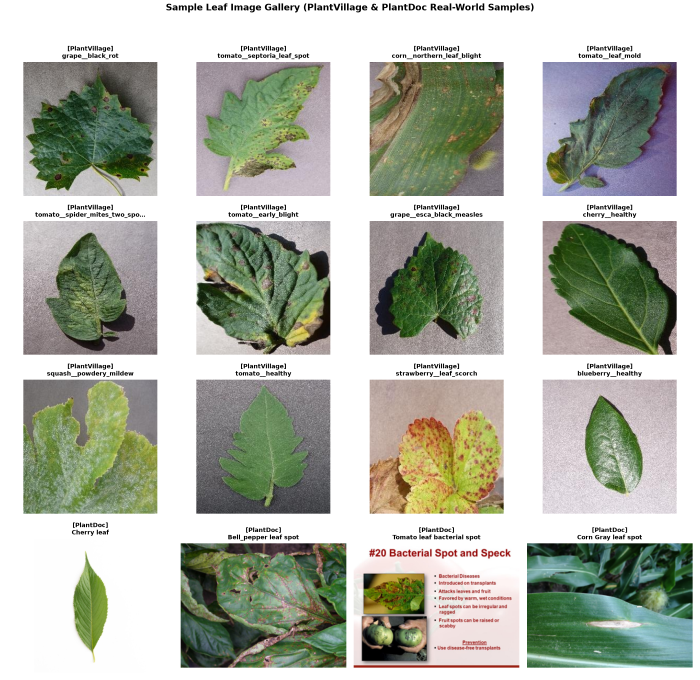
#> input picture ml/reports/charts/sample_gallery.png, 2100 x 2040 px, found by its file name (shown at 1/3 size)
$ python -i detect_duplicates.py   (imports and definitions only)
#> lines starting #> are read from the running program, lines starting #| are printed output that depends on the picture
"""Exact and near-duplicate image detection using SHA-256 + 64-bit pHash & dHash.

Uses multi-band pigeonhole indexing over 64-bit DCT perceptual hashes (pHash)
combined with difference hashes (dHash) and Union-Find clustering so exact and
near-duplicate detection scales cleanly to 50,000+ images without O(N^2) runtime.

Updates `ml/data/metadata/image_manifest.csv` with:
  - file_sha256
  - pixel_sha256
  - phash_hex
  - dhash_hex
  - duplicate_group_id
  - duplicate_role  (unique | primary | exact_duplicate | near_duplicate)

Also updates `cleaning_report.json` and saves `ml/data/metadata/duplicate_report.json`.
Never modifies or deletes raw original images.

Usage:
    python ml/src/detect_duplicates.py
"""

from __future__ import annotations

import argparse
from collections import defaultdict
from concurrent.futures import ThreadPoolExecutor
from datetime import datetime, timezone
import hashlib
import json
from pathlib import Path
import sys
from typing import Any, Dict, List, Tuple

import cv2
import numpy as np
import pandas as pd
from PIL import Image, ImageOps
from tqdm import tqdm

SRC_DIR = Path(__file__).resolve().parent
if str(SRC_DIR) not in sys.path:
    sys.path.insert(0, str(SRC_DIR))

from config_loader import PROJECT_ROOT, load_dataset_config, resolve_path


class UnionFind:
    """Disjoint-set structure for grouping exact and near-duplicate clusters."""

    def __init__(self, n: int) -> None:
        self.parent = list(range(n))
        self.rank = [0] * n

    # [17 lines left out: functions find, union, not called in this run]


def compute_phash_64(gray_img: np.ndarray) -> int:
    """Compute 64-bit DCT perceptual hash (pHash) from a grayscale image."""
    resized = cv2.resize(gray_img, (32, 32), interpolation=cv2.INTER_AREA).astype(np.float32)
    dct_mat = cv2.dct(resized)
    low_freq = dct_mat[:8, :8]
    # Exclude DC component (0, 0) from median to be invariant to uniform brightness shift
    ac_vals = low_freq.flatten()[1:]
    med = float(np.median(ac_vals))
    bits = (low_freq.flatten() > med).astype(np.uint8)
    val = 0
    for bit in bits:
        val = (val << 1) | int(bit)
    return val


def compute_dhash_64(gray_img: np.ndarray) -> int:
    """Compute 64-bit horizontal gradient difference hash (dHash)."""
    resized = cv2.resize(gray_img, (9, 8), interpolation=cv2.INTER_AREA)
    diff = resized[:, 1:] > resized[:, :-1]
    val = 0
    for bit in diff.flatten():
        val = (val << 1) | int(bit)
    return val


def hamming_distance(a: int, b: int) -> int:
    return (a ^ b).bit_count()


def _hash_single_image(rel_path: str) -> Tuple[str, str, int, int]:
    """Compute (file_sha256, pixel_sha256, phash_64, dhash_64) for one valid image."""
#> called with rel_path = '../reports/charts/sample_gallery.png'
    full_path = PROJECT_ROOT / rel_path
    raw_bytes = full_path.read_bytes()
    file_sha = hashlib.sha256(raw_bytes).hexdigest()

    with Image.open(full_path) as img:
#> img is the input picture: PIL image 2100x2040 RGBA; mean R, G, B, A 177.6, 181.5, 169.4, 255
        rgb = ImageOps.exif_transpose(img).convert("RGB")
        np_rgb = np.array(rgb)

    pixel_sha = hashlib.sha256(np_rgb.tobytes()).hexdigest()
    gray = cv2.cvtColor(np_rgb, cv2.COLOR_RGB2GRAY)
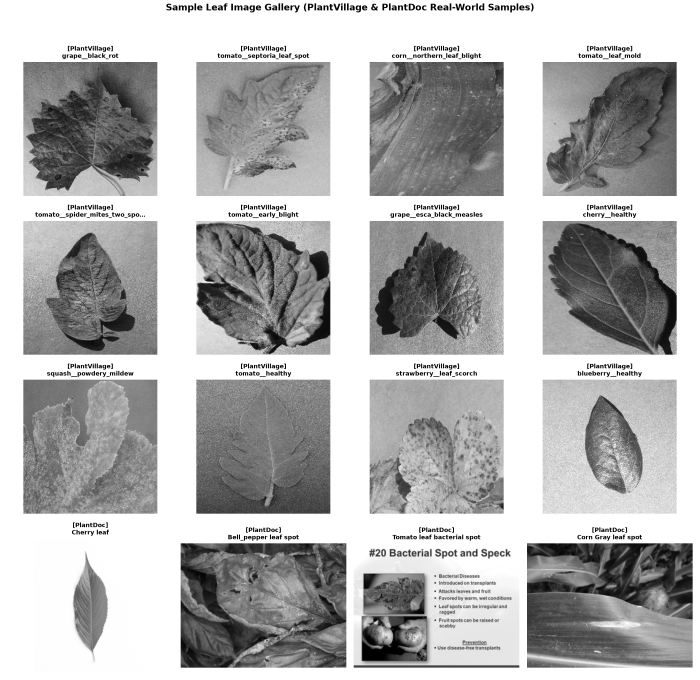
#> gray: shape (2040, 2100) (shown at 1/3 size); min 0, max 255, mean 179
    ph = compute_phash_64(gray)
#> in compute_phash_64, `resized = cv2.resize(gray_img, (32, 32), interpolation=cv2.INTER_AREA)..`:
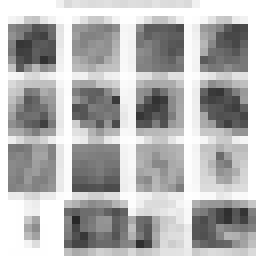
#> resized: shape (32, 32) float32 (shown 8 times larger); min 39, max 255, mean 179
#> in compute_phash_64, `dct_mat = cv2.dct(resized)`:
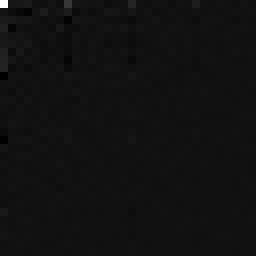
#> dct_mat: shape (32, 32) float32 (shown 8 times larger); min -422.2, max 5727.5, mean 7.7; drawn with min black and max white
#> in compute_phash_64, `ac_vals = low_freq.flatten()[1:]`: ac_vals = 63 values, max 417.5 at index 55, min -348.1 at index 10, mean 32.91
#> in compute_phash_64, `med = float(np.median(ac_vals))`: med = 11.5
#> in compute_phash_64, `bits = (low_freq.flatten() > med).astype(np.uint8)`: bits = 64 values, max 1 at index 0, min 0 at index 4, mean 0.5
#> the loop in compute_phash_64, `for bit in bits:` made 64 passes
#> (bit, val) on passes 3 to 14: (1, 7), (1, 15), (0, 30), (0, 60), (1, 121), (0, 242), (1, 485), (0, 970), (0, 1940), (0, 3880), (1, 7761), (1, 15523)
#> val on passes 1 to 2: 1, 3
#> after the loop in compute_phash_64, `for bit in bits:`: val = 17477898965905090770
#> ph = 17477898965905090770
    dh = compute_dhash_64(gray)
#> the loop in compute_dhash_64, `for bit in diff.flatten():` made 64 passes
#> (bit, val) on passes 3 to 14: (False, 2), (True, 5), (False, 10), (True, 21), (False, 42), (True, 85), (False, 170), (True, 341), (False, 682), (True, 1365), (False, 2730), (True, 5461)
#> val on passes 1 to 2: 0, 1
#> after the loop in compute_dhash_64, `for bit in diff.flatten():`: val = 6148914691236502813
#> dh = 6148914691236502813
    return file_sha, pixel_sha, ph, dh


# [300 lines left out: functions _split_bands_64, run_duplicate_detection, main, not called in this run]


# [2 lines not run here, left out]

>>> result = _hash_single_image('../reports/charts/sample_gallery.png')

$ run again, on ml/reports/charts/split_distribution.png
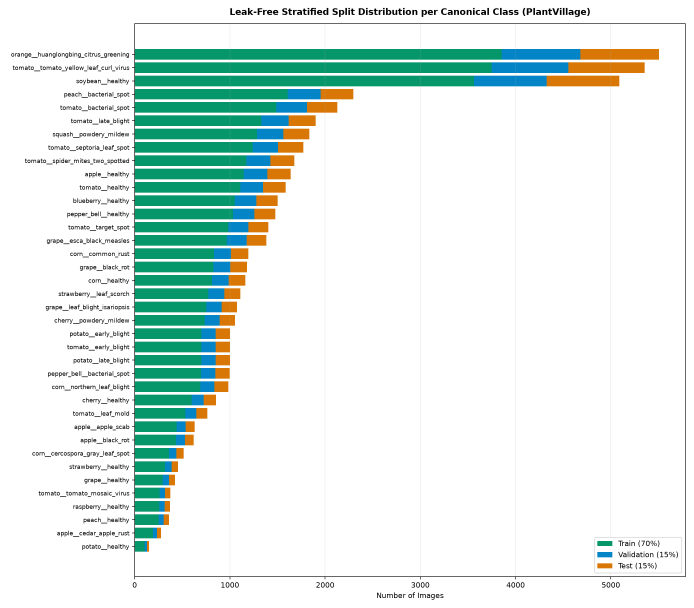
#> input picture ml/reports/charts/split_distribution.png, 2080 x 1824 px, found by its file name (shown at 1/3 size)
#> in _hash_single_image, img is the input picture: PIL image 2080x1824 RGBA; mean R, G, B, A 222.6, 236.4, 231.4, 255
#> in _hash_single_image, `gray = cv2.cvtColor(np_rgb, cv2.COLOR_RGB2GRAY)`:
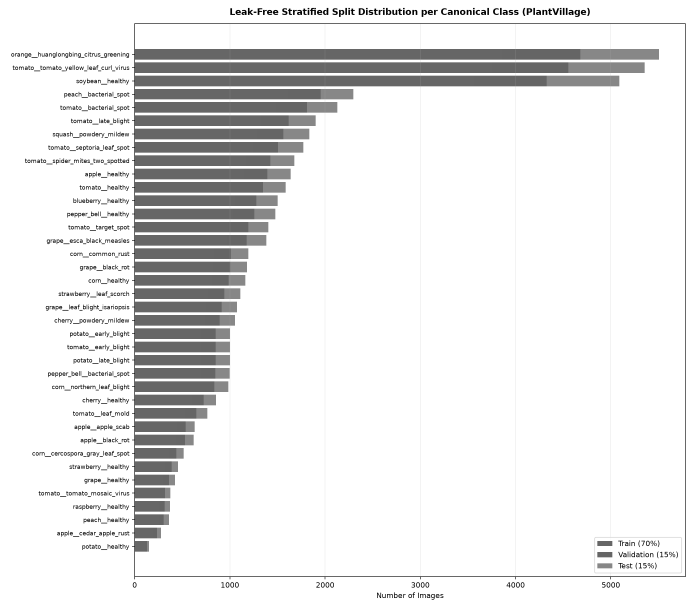
#> gray: shape (1824, 2080) (shown at 1/3 size); min 0, max 255, mean 231.8
#> in compute_phash_64, `resized = cv2.resize(gray_img, (32, 32), interpolation=cv2.INTER_AREA)..`:
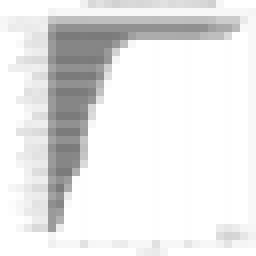
#> resized: shape (32, 32) float32 (shown 8 times larger); min 123, max 255, mean 231.7
#> ac_vals = 63 values, max 453.1 at index 3, min -405 at index 0, mean 7.57
#> med = -8.76
#> bits = 64 values, max 1 at index 0, min 0 at index 1, mean 0.5
#> the loop in compute_phash_64, `for bit in bits:` made 64 passes
#> (bit, val) on passes 2 to 9: (0, 2), (1, 5), (1, 11), (1, 23), (1, 47), (0, 94), (0, 188), (0, 376)
#> after the loop in compute_phash_64, `for bit in bits:`: val = 13562699437755057301
#> the loop in compute_dhash_64, `for bit in diff.flatten():` made 64 passes
#> (bit, val) on passes 2 to 9: (False, 0), (False, 0), (False, 0), (True, 1), (False, 2), (True, 5), (True, 11), (False, 22)
#> after the loop in compute_dhash_64, `for bit in diff.flatten():`: val = 809293541567127652
